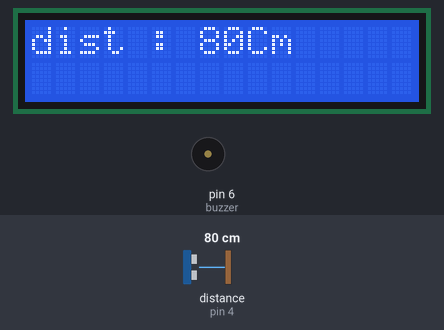
The sketch below on a simulated Arduino Uno, built with avr-gcc and run on an emulated ATmega328P. Shown: 16×2 character LCD, buzzer (waves = sounding, pin HIGH). Wiring (inferred from the names in the program): ultrasonic range finder: trigger pin 5; echo pin 4. Inputs (shaded band) come from the test bench; at power-on: distance to the obstacle (sensor on pin 4) 80 cm. The echo pulse lasts 58.3 µs per cm; pins used as bus, display or sensor lines are not drawn.

Above: at 1.2 s.
1.3 s: distance to the obstacle (sensor on pin 4) set to 55 cm
At 1.57 s:
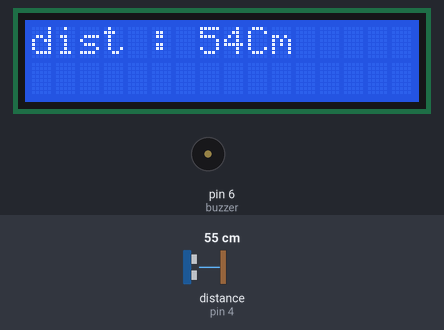
3.6 s: distance to the obstacle (sensor on pin 4) set to 45 cm
At 4.1 s:
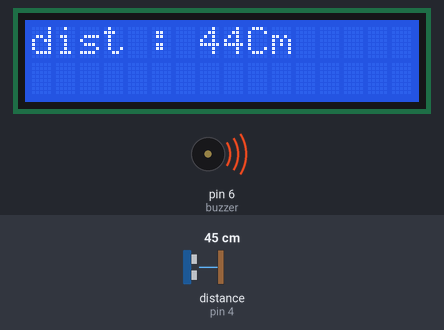
6.6 s: distance to the obstacle (sensor on pin 4) set to 2 cm
At 7.2 s:
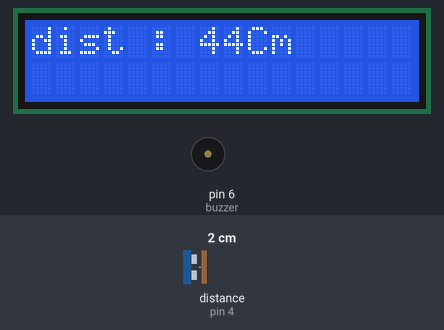
Timing chart, 0 to 9.6 s (numbered marks = the images above; inputs shaded):
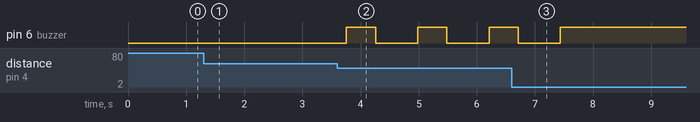

The sketch:

20190916_ultrasonic-__.ino
```cpp
#include <LiquidCrystal_I2C.h>

LiquidCrystal_I2C mylcd (0x27, 16, 2);

void setup() {
  mylcd.init();
  mylcd.backlight();
  Serial.begin (9600);
  pinMode (4, INPUT);   //echo pin
  pinMode (5, OUTPUT);  //trigger pin
  pinMode (6, OUTPUT);  //buzzer
}

int distance;

void display()
{
  mylcd.setCursor (0, 0);
  mylcd.print ("dist : ");
  mylcd.print (distance);
  mylcd.print ("Cm");
}

void loop() {
  digitalWrite (5, HIGH);
  delayMicroseconds(10);
  digitalWrite (5, LOW);

  distance = pulseIn (4, HIGH) / 58;

  display();


  if (distance < 50 && distance > 40)      //&&  and    50 > distance > 40  X
  {
    display();
    digitalWrite (6, HIGH);
    delay(500);
    digitalWrite (6, LOW);
    delay(500);
  }
  else if (distance < 40 && distance > 30)
  {
    display();
    digitalWrite (6, HIGH);
    delay(250);
    digitalWrite (6, LOW);
    delay(250);
  }
  else if (distance < 30 && distance > 20)
  {
    display();
    digitalWrite (6, HIGH);
    delay(125);
    digitalWrite (6, LOW);
    delay(125);
  }
  else if (distance < 20 && distance > 10)
  {
    display();
    digitalWrite (6, HIGH);
    delay(63);
    digitalWrite (6, LOW);
    delay(63);
  }
  else if (distance < 10)
  {
    display();
    digitalWrite (6, HIGH);

  }
  else
  {
    display();
    digitalWrite (6, LOW);
  }
  delay(200);
  mylcd.clear();

}
```

Measured:
- the behaviour switches between 51 and 50 cm on distance to the obstacle (sensor on pin 4) (found by bisection; images 1 and 2)
- after the input at 1.3 s, the display: first differs from a run without the input after 0.17 s (image 1)
- after the input at 3.6 s, pin 6 (buzzer): alternates HIGH for 0.50 s and LOW for 0.73 s, starting after 0.16 s; the display: first differs from a run without the input after 0.16 s (image 2)
- after the input at 6.6 s, pin 6 (buzzer): goes on until 7.4 s, then stays HIGH
- what the display in image 2 shows lasts 1.2 s, from 3.8 s to 5.0 s
